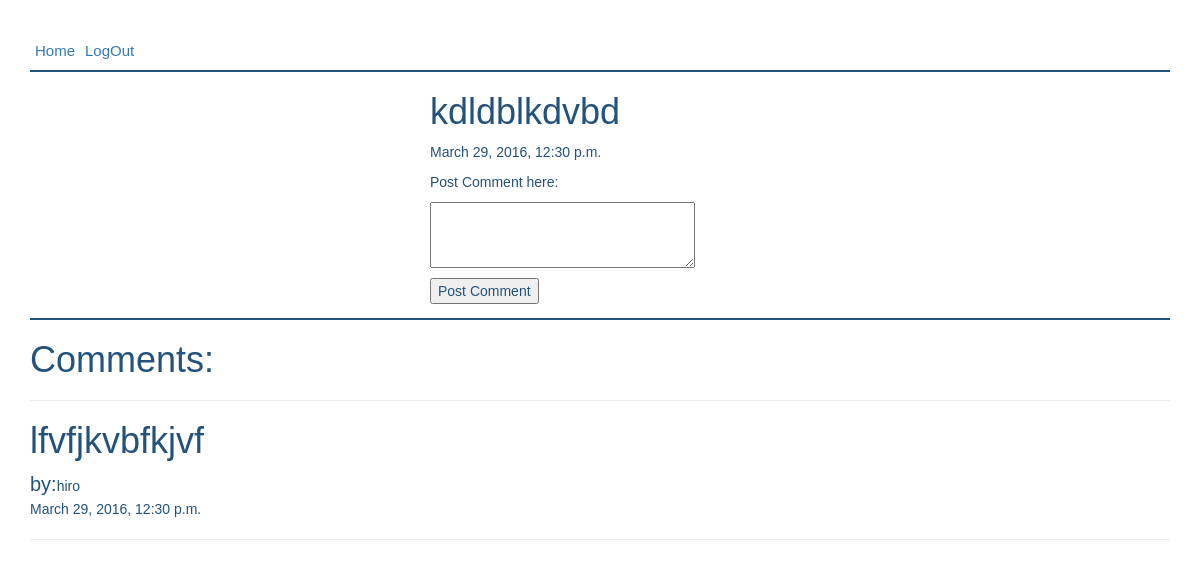
The app's page /topicDetails/86/ (signed in) with its own data.
### app/models.py (models this page shows, shortened)
class DiscussionTopic(models.Model):
    user = models.ForeignKey('UserInfo')     #user of the post just linking both the tables together
    topicText = models.TextField(max_length = 1000)
    timeStamp = models.DateTimeField()

class CommentOfTopic(models.Model):
    user = models.ForeignKey('UserInfo')
    topic = models.ForeignKey('DiscussionTopic')
    commentText = models.TextField(max_length = 500)
    timeStamp = models.DateTimeField()

class UserInfo(models.Model):
    fname = models.CharField(max_length = 200)
    lname = models.CharField(max_length = 200)
    username = models.CharField(max_length = 200,unique = True)
    password = models.CharField(max_length = 10)

### app/views.py (the view)
    def wrapper(request,*args,**kwargs):
        if 'uid' not in request.session.keys():
            return redirect('login')
        return func(request,*args,**kwargs)

### app/forms.py
class PostComment(forms.ModelForm):
    commentText = forms.CharField(label = '',widget=forms.Textarea(attrs={ 'cols' : "30", 'rows': "3", }))
    class Meta:
        model = CommentOfTopic
        fields = ('commentText',)

### app/views.py (called while the page is built)
def login_required(func):
    def wrapper(request,*args,**kwargs):
        if 'uid' not in request.session.keys():
            return redirect('login')
        return func(request,*args,**kwargs)
    return wrapper

@login_required
def topicDetails(request,id):
    topic = DiscussionTopic.objects.get(id = id)
    form = PostComment()
    comments = CommentOfTopic.objects.all().order_by('-timeStamp')
    return render(request,'topicDetails.html',{'form':form,'topic':topic,'comments':comments})

### app/templates/topicDetails.html
{% extends 'base.html' %}
{% block content %}
<div class='postDetailsSec'>
<h1 id='topicHeading'>{{ topic.topicText }}</h1>
<p>{{ topic.timeStamp }}</p>
<p>Post Comment here:</p>
<form method = 'POST' class='topicDetailSec' action = "/postComment/{{topic.id}}/comment">{% csrf_token %}
    {{ form.as_p }}
    <input type='submit' name='sub' value='Post Comment'/>
</form>
</div>
<h1>Comments:</h1>
<hr/>
{% for comment in comments %}
  {% if comment.topic.id == topic.id %}
    <h1>{{ comment.commentText }}</h1>
    <span id='byClass'>by:</span>{{ comment.user.username }}<br/>
    {{ comment.timeStamp }}
    <hr/>
  {% endif %}
{% endfor %}
{% endblock %}

### app/static/css/style.css (style rules this page uses)
body { font-family: sans-serif; }

### app/static/css/login.css (style rules this page uses)
body { color:#23527c; }

### app/static/css/postTopic.css (style rules this page uses)
#byClass { color:#23527c; font-size: 20px; }

### app/static/css/topicDetails.css (style rules this page uses)
.postDetailsSec { width: 100%; padding-left: 400px; border-bottom: 2px solid #23527c; }

### records on screen
DiscussionTopic: topicText "kdldblkdvbd", timeStamp "March 29, 2016, 12:30 p.m."
CommentOfTopic: commentText "lfvfjkvbfkjvf", user.username "hiro", timeStamp "March 29, 2016, 12:30 p.m."
